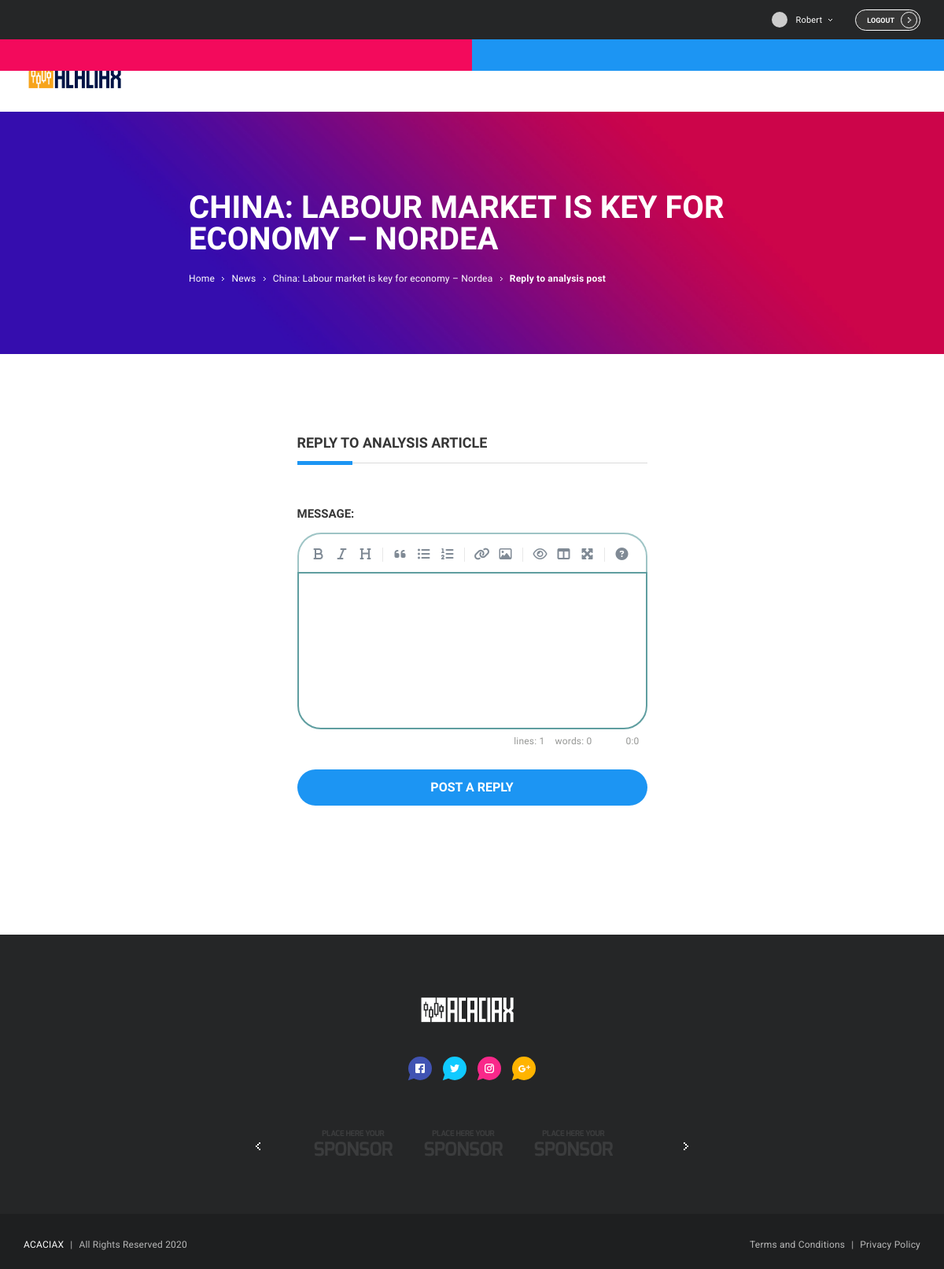
The page /analysis/2/reply/ (signed in) on the database its author committed.
### analysis/models.py (models this page shows, shortened)
class AnalysisArticle(models.Model):
	ANALYSIS_ARTICLE_CATEGORY = (
		('COMMODITIES WEEKLY', 'COMMODITIES WEEKLY'),
	)
	title = models.CharField(max_length=255)
	description = models.TextField(max_length=4000)
	category = models.CharField(max_length=255, choices=ANALYSIS_ARTICLE_CATEGORY, default='COMMODITIES WEEKLY')
	image = models.ImageField(blank=True, upload_to='analysis')
	last_updated = models.DateTimeField(auto_now_add=True)
	starter = models.ForeignKey(User, related_name='analysis_articles', on_delete=models.CASCADE)

### analysis/views.py (the view)
# urls.py: re_path(r'^analysis/(?P<analysis_article_pk>\d+)/reply/$', analysis_views.reply_analysis_article, name='reply_analysis_article'),
@login_required
def reply_analysis_article(request, analysis_article_pk):
    analysis_article = get_object_or_404(AnalysisArticle, pk=analysis_article_pk)
    if request.method == 'POST':
        form = PostForm(request.POST)
        if form.is_valid():
            post = form.save(commit=False)
            post.analysis_article = analysis_article
            post.created_by = request.user
            post.save()
            return redirect('analysis_posts', analysis_article_pk=analysis_article_pk)
    else:
        form = PostForm()
    return render(request, 'reply_analysis_article.html', {'analysis_article': analysis_article, 'form': form})

### forum/templatetags/form_tags.py (called while the page is built)
@register.filter
def input_class(bound_field):
    css_class = 'bder-cstm-clr'
    if bound_field.form.is_bound:
        if bound_field.errors:
            css_class = 'is-invalid'
        elif field_type(bound_field) != 'PasswordInput':
            css_class = 'is-valid'
    return 'form-control {}'.format(css_class)

### forum/templatetags/gravatar.py (called while the page is built)
@register.filter
def gravatar(user):
    email = user.email.lower().encode('utf-8')
    default = 'mm'
    size = 256
    url = 'https://www.gravatar.com/avatar/{md5}?{params}'.format(
        md5=hashlib.md5(email).hexdigest(),
        params=urlencode({'d': default, 's': str(size)})
    )
    return url

### templates/reply_analysis_article.html (shortened to what this page needs)
{% extends 'base.html' %}
{% load static %}
{% load humanize %}
{% block stylesheet %}
  <link rel="stylesheet" href="{% static 'css/simplemde.min.css' %}">
{% endblock %}
{% block content_analysis_reply %}
  <div class="banner-wrap game-review">
    <div class="banner grid-limit cstm-width-60">
      <h2 class="banner-title text-left">{{ analysis_article.title }}</h2>
      <p class="banner-sections text-left">
        <a href="{% url 'home' %}"><span class="clr-whte banner-section">Home</span></a>
        <svg class="arrow-icon">
          <use xlink:href="#svg-arrow"></use>
        </svg>
        <a href="{% url 'news' %}"><span class="clr-whte banner-section">News</span></a>
        <svg class="arrow-icon">
          <use xlink:href="#svg-arrow"></use>
        </svg>
        <span class="banner-section">{{ analysis_article.title }}</span>
        <svg class="arrow-icon">
          <use xlink:href="#svg-arrow"></use>
        </svg>
        <span class="banner-section"><strong>Reply to analysis post</strong></span>
      </p>
    </div>
  </div>
  <div class="layout-content-full grid-limit">
    <div class="grid2-1col centered">
      <div id="tab-new-topic" class="tab-wrap">
        <div class="tab-body">
          <div class="tab-item">
            <div class="form-box">
              <div class="section-title-wrap blue">
                <h2 class="section-title medium">Reply to analysis article</h2>
                <div class="section-title-separator"></div>
              </div>
              <form method="post">
			    {% include 'includes/form.html' %}
			    <button type="submit" class="button blue full">Post a reply</button>
			  </form>
            </div>
          </div>
        </div>
      </div>
    </div>
  </div>
{% endblock content_analysis_reply %}

### templates/navbar/navbar.html (shortened to what this page needs)
{% load static %}
{% load gravatar %}
  <div class="header-wrap">
    <div class="header grid-limit">
      <div class="widget-selectables float_right">
        {% if user.is_authenticated %}
        <div class="widget-options-wrap">
          <div id="account-dropdown-trigger" class="current-option">
            <div class="current-option-value">
              <img class="widget-option-img user-avatar micro" src="{{ user|gravatar }}" alt="avatar-01">
              <p class="widget-option-text cstm-camel-case">{{ user.username }}</p>
            </div>
            <svg class="arrow-icon">
              <use xlink:href="#svg-arrow"></use>
            </svg>
          </div>
        </div>
        <a href="{% url 'logout' %}" class="button tiny hidden-xs logout-btn log-button">
            Logout
            <div class="button-ornament cstm-btn-ornament">
              <svg class="arrow-icon">
                <use xlink:href="#svg-arrow"></use>
              </svg>
            </div>
          </a>
        {% endif %}
      </div>
    </div>
  </div>
  <nav class="navigation-wrap void">
    <div class="navigation grid-limit">
      <div class="logo">
        <a href="{% url 'home' %}">
          <figure class="logo-img">
              <img src="{% static 'img/acaciax/logo/full-logo.png' %}" alt="Logo">
          </figure>
        </a>
      </div>
    </div>
  </nav>

### static/css/custom_css.css (style rules this page uses)
.header { display: inherit; }
.float_right { float: right; }
html { scroll-behavior: smooth; }
span { font-family: "Exo",sans-serif!important; letter-spacing: 0.2px; }
p { font-size: 1.0em; padding-top: 8px; font-family: "Exo",sans-serif!important; letter-spacing: 0.2px; }
.widget-options-wrap .current-option-value .widget-option-text { line-height: 35px; }
.logout-btn { border:1px solid #fff; }
.cstm-btn-ornament { background-color: transparent!important; border: 1px solid #fff; top: 2px!important; }
.cstm-btn-ornament .arrow-icon { top: 6px!important; left: 8px!important; width: 5px; height: 7px; }
.button.full { font-size: 16px; margin-top: 20px; }
.cstm-camel-case { text-transform: capitalize; }
.text-left { text-align: left!important; }
.cstm-width-60 { width: 60%; }
.section-title-wrap .section-title-separator:before { height: 5px; }
label { font-size: 15px; font-weight: 700; padding-top: 25px; }
.header .widget-selectables:last-child .widget-options-wrap { display: unset; }
.header .widget-selectables .widget-option-img { display: unset; }
.logo .logo-img { width: 130px }
.clr-whte { color: #FFF; }
.form-box { padding: 34px 0px; max-width: 445px; }

### rows shown on the page
AnalysisArticle: title "CHINA: LABOUR MARKET IS KEY FOR ECONOMY – NORDEA", title "China: Labour market is key for economy – Nordea"

### other values the page prints
{{ user.username }} "Robert"
{{ field.label_tag }} "MESSAGE:"
